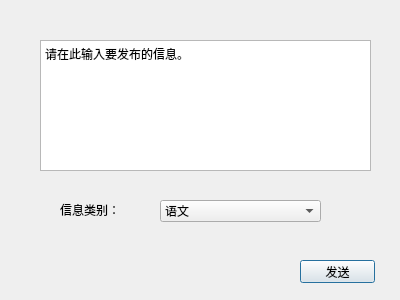
<?xml version="1.0" encoding="UTF-8"?>
<ui version="4.0">
 <class>Dialog</class>
 <widget class="QDialog" name="Dialog">
  <property name="geometry">
   <rect>
    <x>0</x>
    <y>0</y>
    <width>400</width>
    <height>300</height>
   </rect>
  </property>
  <property name="windowTitle">
   <string>FTP</string>
  </property>
  <widget class="QPlainTextEdit" name="plainTextEdit">
   <property name="geometry">
    <rect>
     <x>40</x>
     <y>40</y>
     <width>331</width>
     <height>131</height>
    </rect>
   </property>
   <property name="plainText">
    <string>请在此输入要发布的信息。</string>
   </property>
  </widget>
  <widget class="QPushButton" name="pushButton">
   <property name="geometry">
    <rect>
     <x>300</x>
     <y>260</y>
     <width>75</width>
     <height>23</height>
    </rect>
   </property>
   <property name="text">
    <string>发送</string>
   </property>
  </widget>
  <widget class="QComboBox" name="comboBox">
   <property name="geometry">
    <rect>
     <x>160</x>
     <y>200</y>
     <width>161</width>
     <height>22</height>
    </rect>
   </property>
   <item>
    <property name="text">
     <string>语文</string>
    </property>
   </item>
   <item>
    <property name="text">
     <string>数学</string>
    </property>
   </item>
   <item>
    <property name="text">
     <string>英语</string>
    </property>
   </item>
   <item>
    <property name="text">
     <string>物理</string>
    </property>
   </item>
   <item>
    <property name="text">
     <string>化学</string>
    </property>
   </item>
   <item>
    <property name="text">
     <string>地理</string>
    </property>
   </item>
   <item>
    <property name="text">
     <string>班务</string>
    </property>
   </item>
  </widget>
  <widget class="QLabel" name="label">
   <property name="geometry">
    <rect>
     <x>60</x>
     <y>200</y>
     <width>91</width>
     <height>20</height>
    </rect>
   </property>
   <property name="text">
    <string>信息类别：</string>
   </property>
  </widget>
 </widget>
 <resources/>
 <connections/>
</ui>
